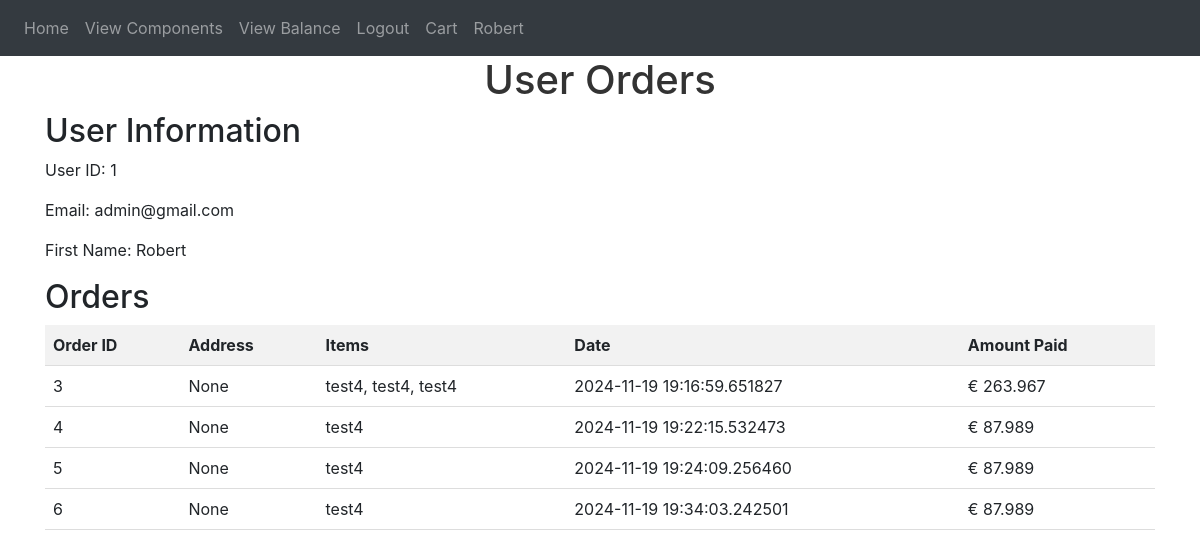
/userOrders?userID=1 (signed in), run on an earlier commit of the app's database.
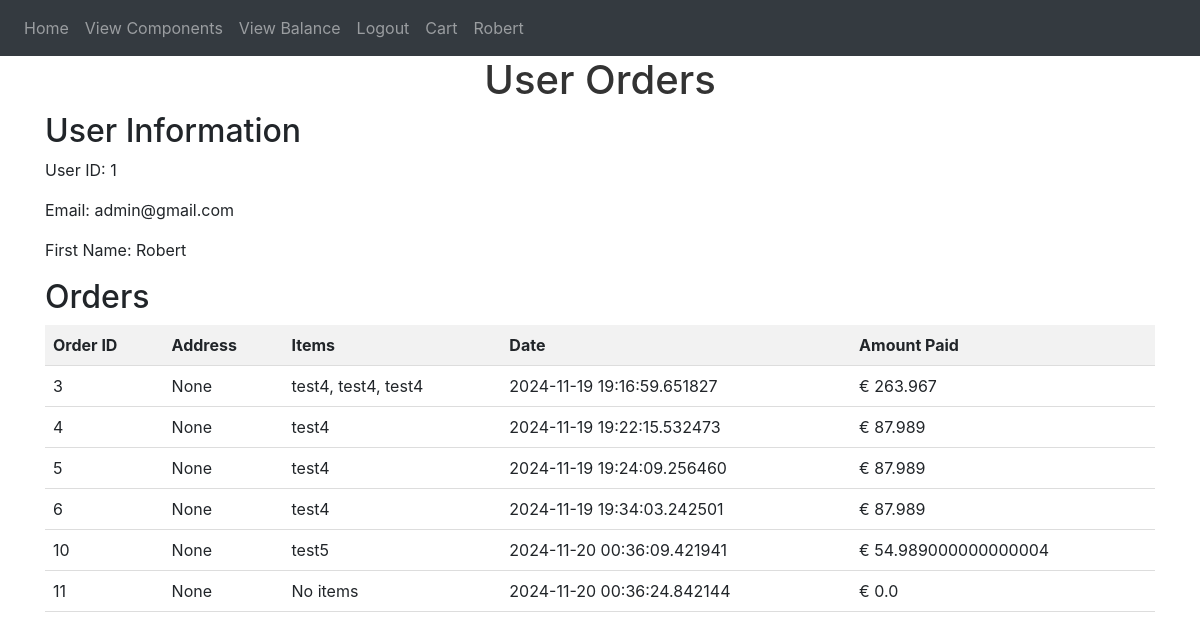
And on a later commit of the database.
### website/models.py (models this page shows)
class Order(db.Model):
    __tablename__ = 'order'
    id = db.Column(db.Integer, primary_key=True)
    address = db.Column(db.String(255))
    amountPaid = db.Column(db.Integer, nullable=False)
    orderItems = db.Column(db.String, nullable=False)
    orderDate = db.Column(db.DateTime, nullable=False, default=datetime.utcnow)  # New column for order date
    user_id = db.Column(db.Integer, db.ForeignKey('user.id'), nullable=False)

class Component(db.Model):
    id = db.Column(db.Integer, primary_key=True)
    name = db.Column(db.String(100), nullable=False)
    description = db.Column(db.Text, nullable=False)
    image_url = db.Column(db.String(200), nullable=False)
    price = db.Column(db.Float, nullable=False)
    stock = db.Column(db.Integer, nullable=False)
    rating = db.Column(db.Float, nullable=True)
    priceModifier = db.Column(db.Float, nullable=False, default=1)
    isOnSale = db.Column(db.Boolean, default=False)
    created_at = db.Column(db.DateTime, default=datetime.utcnow)

### website/views.py (the view)
@views.route("/userOrders",methods=["GET","POST"])
@login_required
def userOrders():
    currencyMultiplier = 0
    currencySymbol="None"
    if current_user.Country == "LT":
        currencyMultiplier = 1.10
        currencySymbol = "€"
    if current_user.Country == "USA":
        currencyMultiplier = 1
        currencySymbol = "$"
    userID = request.args.get('userID')
    user = User.query.get(userID)
    components = Component.query.all()
    user_orders = Order.query.filter_by(user_id=userID).all()
    return render_template('userOrders.html',user=user,user_orders=user_orders,components=components, get_component_names=get_component_names,currencyMultiplier=currencyMultiplier,currencySymbol=currencySymbol)

### website/views.py (called while the page is built)
def get_component_names(order_items):
    order_items = order_items.strip("[]")  # Remove "[" and "]"
    if order_items == "Empty":
        return "No items"
    ids = order_items.split(',')
    component_names = []
    for id in ids:
        id = id.strip()  # Remove leading/trailing whitespace
        if id:  # Check if the ID is not empty
            try:
                id = int(id)
                component = Component.query.get(id)
                if component:
                    component_names.append(component.name)
            except ValueError:
                pass  # Skip non-integer IDs
    return ', '.join(component_names)

### website/templates/userOrders.html (shortened to what this page needs)
{% extends "base.html" %}
{% block link %}
<link rel="stylesheet" type="text/css" href="{{ url_for('static', filename='design.css') }}">
{% endblock %}
{% block content %}
<h1>User Orders</h1>
<h2>User Information</h2>
<p>User ID: {{ user.id }}</p>
<p>Email: {{ user.email }}</p>
<p>First Name: {{ user.first_name }}</p>
<h2>Orders</h2>
<table>
    <thead>
        <tr>
            <th>Order ID</th>
            <th>Address</th>
            <th>Items</th>
            <th>Date</th>
            <th>Amount Paid</th>
        </tr>
    </thead>
    <tbody>
        {% if user_orders %}
            {% for order in user_orders %}
            <tr>
                <td>{{ order.id }}</td>
                <td>{{ order.address }}</td>
                <td>{{ get_component_names(order.orderItems) }}</td>
                <td>{{ order.orderDate }}</td>
                <td>{{ currencySymbol }} {{ order.amountPaid * currencyMultiplier }}</td>
            </tr>
            {% endfor %}
        {% else %}
            <tr>
                <td colspan="5">No orders found.</td>
            </tr>
        {% endif %}
    </tbody>
</table>
{% endblock %}

What changed in the data, as far as the page shows it:
added Order: id "10", address "None", orderItems.name "test5", orderDate "2024-11-20 00:36:09.421941", currencySymbol "€", order.amountPaid*currencyMultiplier "54.989000000000004"
added Order: id "11", address "None", orderItems "No items", orderDate "2024-11-20 00:36:24.842144", currencySymbol "€", order.amountPaid*currencyMultiplier "0.0"
